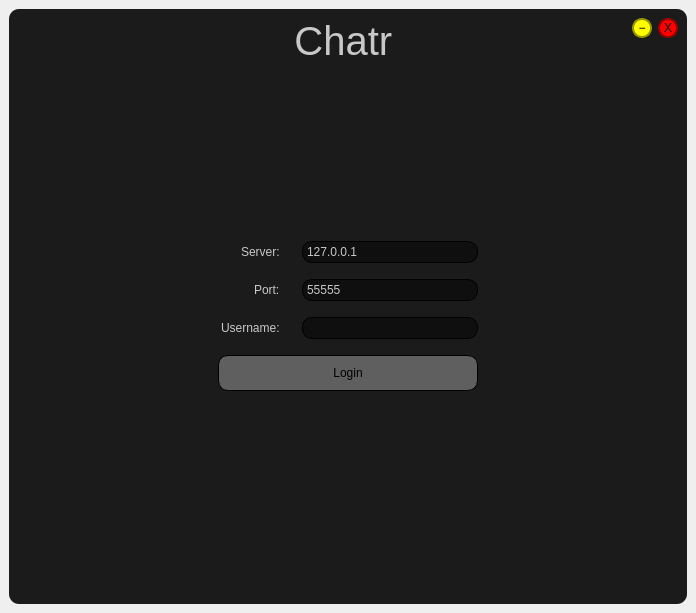
<?xml version="1.0" encoding="UTF-8"?>
<ui version="4.0">
 <class>MainWindow</class>
 <widget class="QMainWindow" name="MainWindow">
  <property name="geometry">
   <rect>
    <x>0</x>
    <y>0</y>
    <width>696</width>
    <height>613</height>
   </rect>
  </property>
  <property name="windowTitle">
   <string>Chat</string>
  </property>
  <property name="styleSheet">
   <string notr="true"/>
  </property>
  <widget class="QWidget" name="centralwidget">
   <layout class="QGridLayout" name="gridLayout_2">
    <item row="0" column="1">
     <widget class="QFrame" name="frmMain">
      <property name="sizePolicy">
       <sizepolicy hsizetype="Preferred" vsizetype="Preferred">
        <horstretch>0</horstretch>
        <verstretch>0</verstretch>
       </sizepolicy>
      </property>
      <property name="minimumSize">
       <size>
        <width>0</width>
        <height>30</height>
       </size>
      </property>
      <property name="styleSheet">
       <string notr="true">background-color: rgb(27, 27, 27);
border-radius: 10px;</string>
      </property>
      <property name="frameShape">
       <enum>QFrame::StyledPanel</enum>
      </property>
      <property name="frameShadow">
       <enum>QFrame::Raised</enum>
      </property>
      <layout class="QGridLayout" name="gridLayout_4">
       <item row="3" column="0" colspan="4">
        <widget class="QStackedWidget" name="stkPanel">
         <property name="sizePolicy">
          <sizepolicy hsizetype="Preferred" vsizetype="Minimum">
           <horstretch>0</horstretch>
           <verstretch>0</verstretch>
          </sizepolicy>
         </property>
         <property name="styleSheet">
          <string notr="true">background-color: rgb(27, 27, 27);
border-radius: 10px;</string>
         </property>
         <property name="currentIndex">
          <number>0</number>
         </property>
         <widget class="QWidget" name="page">
          <layout class="QGridLayout" name="gridLayout_3">
           <item row="5" column="1" alignment="Qt::AlignRight">
            <widget class="QLabel" name="label_3">
             <property name="styleSheet">
              <string notr="true">color: rgb(200,200,200);
margin: 5px;</string>
             </property>
             <property name="text">
              <string>Username: </string>
             </property>
            </widget>
           </item>
           <item row="3" column="1" alignment="Qt::AlignRight">
            <widget class="QLabel" name="label">
             <property name="styleSheet">
              <string notr="true">color: rgb(200,200,200);
margin: 5px;</string>
             </property>
             <property name="text">
              <string>Server: </string>
             </property>
            </widget>
           </item>
           <item row="3" column="2">
            <widget class="QLineEdit" name="txtServer">
             <property name="styleSheet">
              <string notr="true">color: rgb(200,200,200);
border-radius: 10px;
border: 1px solid black;
background-color: rgb(15,15,15);
padding: 2px;
qproperty-alignment: 'AlignVCenter | AlignCenter';
margin: 5px;</string>
             </property>
             <property name="text">
              <string>127.0.0.1</string>
             </property>
            </widget>
           </item>
           <item row="5" column="2">
            <widget class="QLineEdit" name="txtUsername">
             <property name="styleSheet">
              <string notr="true">color: rgb(200,200,200);
border-radius: 10px;
border: 1px solid black;
background-color: rgb(15,15,15);
padding: 2px;
qproperty-alignment: 'AlignVCenter | AlignCenter';
margin: 5px;</string>
             </property>
            </widget>
           </item>
           <item row="8" column="2">
            <spacer name="verticalSpacer">
             <property name="orientation">
              <enum>Qt::Vertical</enum>
             </property>
             <property name="sizeHint" stdset="0">
              <size>
               <width>20</width>
               <height>40</height>
              </size>
             </property>
            </spacer>
           </item>
           <item row="4" column="1" alignment="Qt::AlignRight">
            <widget class="QLabel" name="label_2">
             <property name="styleSheet">
              <string notr="true">color: rgb(200,200,200);
margin: 5px;</string>
             </property>
             <property name="text">
              <string>Port: </string>
             </property>
            </widget>
           </item>
           <item row="1" column="2">
            <spacer name="verticalSpacer_2">
             <property name="orientation">
              <enum>Qt::Vertical</enum>
             </property>
             <property name="sizeHint" stdset="0">
              <size>
               <width>20</width>
               <height>40</height>
              </size>
             </property>
            </spacer>
           </item>
           <item row="6" column="1" colspan="2">
            <widget class="QPushButton" name="btnLogin">
             <property name="sizePolicy">
              <sizepolicy hsizetype="Expanding" vsizetype="Fixed">
               <horstretch>0</horstretch>
               <verstretch>0</verstretch>
              </sizepolicy>
             </property>
             <property name="minimumSize">
              <size>
               <width>30</width>
               <height>30</height>
              </size>
             </property>
             <property name="styleSheet">
              <string notr="true">#btnLogin {
	background-color: rgb(95, 95, 95);
	border-radius: 10px;
	padding: 10px;
	border: 1px solid black;
	margin: 5px;
}

#btnLogin::hover {
	background-color: rgb(80, 80, 80);
}</string>
             </property>
             <property name="text">
              <string>Login</string>
             </property>
            </widget>
           </item>
           <item row="4" column="2">
            <widget class="QLineEdit" name="txtPort">
             <property name="styleSheet">
              <string notr="true">color: rgb(200,200,200);
border-radius: 10px;
border: 1px solid black;
background-color: rgb(15,15,15);
padding: 2px;
qproperty-alignment: 'AlignVCenter | AlignCenter';
margin: 5px;</string>
             </property>
             <property name="text">
              <string>55555</string>
             </property>
            </widget>
           </item>
           <item row="7" column="1" colspan="2">
            <widget class="QLabel" name="lblLoginError">
             <property name="styleSheet">
              <string notr="true">color: red;
padding: 2px;
qproperty-alignment: 'AlignVCenter | AlignCenter';
margin: 5px;
</string>
             </property>
             <property name="text">
              <string/>
             </property>
            </widget>
           </item>
           <item row="5" column="3">
            <spacer name="horizontalSpacer_2">
             <property name="orientation">
              <enum>Qt::Horizontal</enum>
             </property>
             <property name="sizeHint" stdset="0">
              <size>
               <width>40</width>
               <height>20</height>
              </size>
             </property>
            </spacer>
           </item>
           <item row="5" column="0">
            <spacer name="horizontalSpacer">
             <property name="orientation">
              <enum>Qt::Horizontal</enum>
             </property>
             <property name="sizeHint" stdset="0">
              <size>
               <width>40</width>
               <height>20</height>
              </size>
             </property>
            </spacer>
           </item>
          </layout>
         </widget>
         <widget class="QWidget" name="page_2">
          <layout class="QGridLayout" name="gridLayout">
           <item row="2" column="1">
            <widget class="QPushButton" name="btnSend">
             <property name="sizePolicy">
              <sizepolicy hsizetype="Minimum" vsizetype="Minimum">
               <horstretch>0</horstretch>
               <verstretch>0</verstretch>
              </sizepolicy>
             </property>
             <property name="minimumSize">
              <size>
               <width>50</width>
               <height>20</height>
              </size>
             </property>
             <property name="focusPolicy">
              <enum>Qt::NoFocus</enum>
             </property>
             <property name="styleSheet">
              <string notr="true">#btnSend {
	background-color: rgb(95, 95, 95);
	border-radius: 10px;
}

#btnSend::hover {
	background-color: rgb(80, 80, 80);
}
</string>
             </property>
             <property name="text">
              <string>Send</string>
             </property>
            </widget>
           </item>
           <item row="1" column="0" colspan="2">
            <widget class="QTextEdit" name="txtChat">
             <property name="styleSheet">
              <string notr="true">color: rgb(198, 198, 198);
border: 1px solid rgb(15,15,15);
border-radius: 10px;
padding: 10px;</string>
             </property>
             <property name="readOnly">
              <bool>true</bool>
             </property>
            </widget>
           </item>
           <item row="2" column="0">
            <widget class="QLineEdit" name="txtInput">
             <property name="minimumSize">
              <size>
               <width>0</width>
               <height>40</height>
              </size>
             </property>
             <property name="styleSheet">
              <string notr="true">background-color: rgb(12, 12, 12);
color: rgb(198, 198, 198);
border-radius: 10px;
padding: 5px;</string>
             </property>
            </widget>
           </item>
          </layout>
         </widget>
        </widget>
       </item>
       <item row="0" column="3" alignment="Qt::AlignTop">
        <widget class="QPushButton" name="btnExit">
         <property name="sizePolicy">
          <sizepolicy hsizetype="Maximum" vsizetype="Fixed">
           <horstretch>0</horstretch>
           <verstretch>0</verstretch>
          </sizepolicy>
         </property>
         <property name="minimumSize">
          <size>
           <width>20</width>
           <height>20</height>
          </size>
         </property>
         <property name="maximumSize">
          <size>
           <width>20</width>
           <height>20</height>
          </size>
         </property>
         <property name="styleSheet">
          <string notr="true">border-radius: 10px;
border: 2px solid rgb(150,0,0);
background-color: rgb(255,0,0)</string>
         </property>
         <property name="text">
          <string>X</string>
         </property>
        </widget>
       </item>
       <item row="0" column="0" colspan="2" alignment="Qt::AlignHCenter">
        <widget class="QLabel" name="lblAppName">
         <property name="sizePolicy">
          <sizepolicy hsizetype="Minimum" vsizetype="Preferred">
           <horstretch>0</horstretch>
           <verstretch>0</verstretch>
          </sizepolicy>
         </property>
         <property name="font">
          <font>
           <pointsize>30</pointsize>
          </font>
         </property>
         <property name="styleSheet">
          <string notr="true">color: rgb(200,200,200);</string>
         </property>
         <property name="text">
          <string>    Chatr</string>
         </property>
        </widget>
       </item>
       <item row="0" column="2" alignment="Qt::AlignTop">
        <widget class="QPushButton" name="btnMinimize">
         <property name="sizePolicy">
          <sizepolicy hsizetype="Maximum" vsizetype="Fixed">
           <horstretch>0</horstretch>
           <verstretch>0</verstretch>
          </sizepolicy>
         </property>
         <property name="minimumSize">
          <size>
           <width>20</width>
           <height>20</height>
          </size>
         </property>
         <property name="maximumSize">
          <size>
           <width>20</width>
           <height>20</height>
          </size>
         </property>
         <property name="styleSheet">
          <string notr="true">border-radius: 10px;
border: 2px solid rgb(150,150,0);
background-color: rgb(255,255,0)</string>
         </property>
         <property name="text">
          <string>−</string>
         </property>
        </widget>
       </item>
      </layout>
     </widget>
    </item>
   </layout>
  </widget>
  <action name="actionQuit">
   <property name="text">
    <string>Quit</string>
   </property>
   <property name="shortcutContext">
    <enum>Qt::WidgetShortcut</enum>
   </property>
  </action>
 </widget>
 <resources/>
 <connections/>
</ui>
